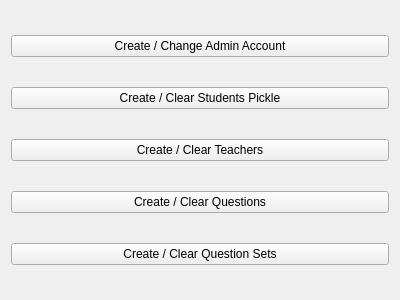
<?xml version="1.0" encoding="UTF-8"?>
<ui version="4.0">
 <class>AdminTools</class>
 <widget class="QWidget" name="AdminTools">
  <property name="geometry">
   <rect>
    <x>0</x>
    <y>0</y>
    <width>400</width>
    <height>300</height>
   </rect>
  </property>
  <property name="windowTitle">
   <string>Form</string>
  </property>
  <layout class="QVBoxLayout" name="verticalLayout">
   <item>
    <widget class="QPushButton" name="Admin">
     <property name="text">
      <string>Create / Change Admin Account</string>
     </property>
    </widget>
   </item>
   <item>
    <widget class="QPushButton" name="Students">
     <property name="text">
      <string>Create / Clear Students Pickle</string>
     </property>
    </widget>
   </item>
   <item>
    <widget class="QPushButton" name="Teachers">
     <property name="text">
      <string>Create / Clear Teachers</string>
     </property>
    </widget>
   </item>
   <item>
    <widget class="QPushButton" name="Questions">
     <property name="text">
      <string>Create / Clear Questions</string>
     </property>
    </widget>
   </item>
   <item>
    <widget class="QPushButton" name="QuestionSets">
     <property name="text">
      <string>Create / Clear Question Sets</string>
     </property>
    </widget>
   </item>
  </layout>
 </widget>
 <resources/>
 <connections/>
</ui>
